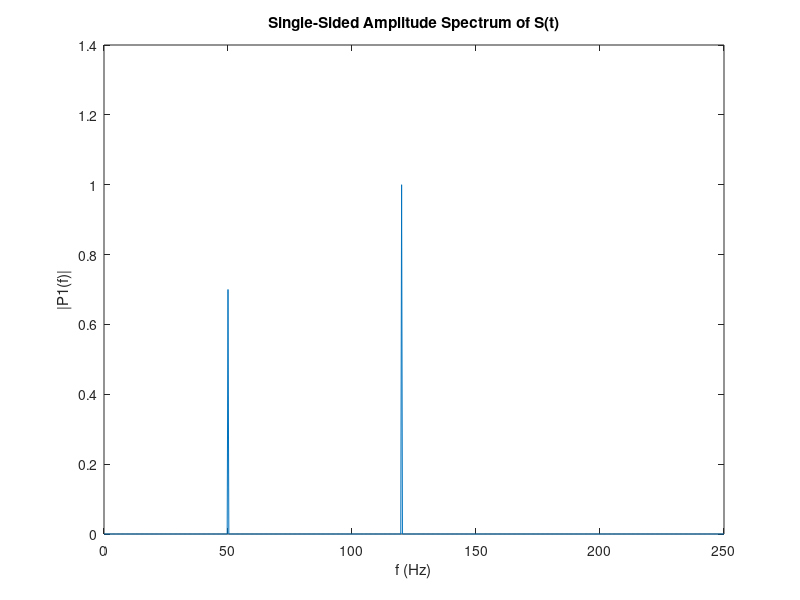

Recreate this plot in MATLAB.
Fs = 500;            % Sampling frequency                    
T = 1/Fs;             % Sampling period       
L = 1500;             % Length of signal
t = (0:L-1)*T;        % Time vector

S = 0.7*sin(2*pi*50*t) + sin(2*pi*120*t);X = S + 2*randn(size(t));
plot(1000*t(1:50),X(1:50))

title("Signal Corrupted with Zero-Mean Random Noise")
xlabel("t (milliseconds)")
ylabel("X(t)")

Y = fft(X);
P2 = abs(Y/L);
P1 = P2(1:L/2+1);
P1(2:end-1) = 2*P1(2:end-1);

f = Fs*(0:(L/2))/L;
plot(f,P1) 
title("Single-Sided Amplitude Spectrum of X(t)")
xlabel("f (Hz)")
ylabel("|P1(f)|")
Y = fft(S);
P2 = abs(Y/L);
P1 = P2(1:L/2+1);
P1(2:end-1) = 2*P1(2:end-1);

plot(f,P1) 
title("Single-Sided Amplitude Spectrum of S(t)")
xlabel("f (Hz)")
ylabel("|P1(f)|")
